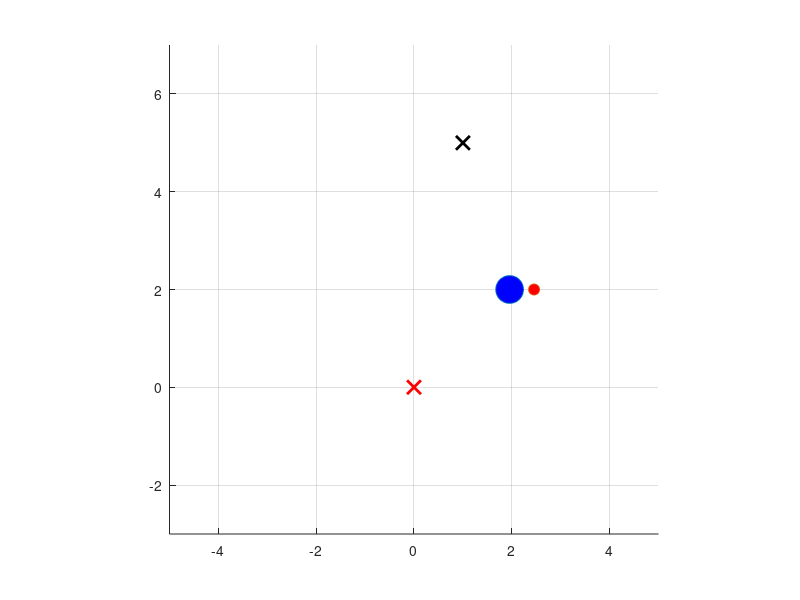

This figure's MATLAB source:
clear;
close all;

dt = 0.02; %%時間刻み=離散時間Tsとして使用
Tfin = 6; %シミュレーション終了時間
t1 = [0:dt:Tfin];

u1 = ones(1,length(t1)) * (-2);
u2 = ones(1,length(t1)) * 1;

zi = zeros(length(t1),3);
zi(1,:) = [1 0 5]; %状態z = [z1, z2, z3]T の初期値を設定

v1 = u1 * cos(atan(zi(1,2)));
v2 = u2 / (cos(atan(zi(1,2))) * cos(atan(zi(1,2))));

k2 = 4;
k3 = 5;

x = zi(1,1) + 0.5 * cos(atan(zi(1,2)));
y = zi(1,3) + 0.5 * sin(atan(zi(1,2)));

hold on
axis equal;
grid on;

axis([-5 5 -3 7])

h = plot(zi(1,1),zi(1,3), 'o', 'MarkerSize' ,20, 'MarkerFaceColor', 'b');

h2 = plot(x,y,'o', 'MarkerSize' ,8, 'MarkerFaceColor', 'r');

plot(1,5,'kx','MarkerSize', 10,'LineWidth',2) % initial point
plot(2,2,'bx','MarkerSize', 10,'LineWidth',2) % changed target point
plot(0,0,'rx','MarkerSize', 10,'LineWidth',2) % origin in a state space

for i = 1:length(t1)-1

    set(h, 'XData', zi(i,1),'YData', zi(i,3));

    set(h2, 'XData', zi(i,1) + 0.5 * cos(atan(zi(i,2))),'YData', zi(i,3) + 0.5 * sin(atan(zi(i,2))));

    drawnow;

    %%%- if output gif, uncomment bellow---%%%
    % F = getframe(gcf);
    % [X,map] = rgb2ind(F.cdata,256); % RGBデータをインデックス付きデータに変更
    % if i==1
    %     % GIFファイルに書き出し
    %     imwrite(X,map,'TimeState_b_change_tgt.gif')
    %     pause(2)
    % else
    %     % 2回目以降は'append'でアニメーションを作成
    %     imwrite(X,map,'TimeState_b_change_target.gif','WriteMode','append')
    % end

    zi(i+1,1) = zi(i,1) + v1(i) * dt; %dz1 = v1(i)dt
    zi(i+1,2) = zi(i,2) + v2(i) * dt; %v2(i)/vi(1)*v1(i)*dt
    zi(i+1,3) = zi(i,3) + zi(i,2) * v1(i) * dt;

    %v1(i+1) = -0.1*zi(i+1,1); %入力v1(=u1cosθ), v1=-λz1で(λ>0の定数)z1を0に収束

    if i > 75
        % v1(i+1) = -1 * zi(i+1,1); %入力v1(=u1cosθ), v1=-λz1で(λ>0の定数)z1を0に収束
        v1(i+1) = -1 * (zi(i+1,1) - 2);
    end

    %入力v2はv1正負で場合分け
    if v1(i+1) > 0
        % v2(i+1) = -k2 * zi(i+1,2) * v1(i+1) - k3 * zi(i+1,3) * v1(i+1); 
        v2(i+1) = -k2 * zi(i+1,2) * v1(i+1) - k3 * (zi(i+1,3) - 2) * v1(i+1); 
    else
        % v2(i+1) = k2 * zi(i+1,2) * v1(i+1) - k3 * zi(i+1,3) * v1(i+1); 
        v2(i+1) = k2 * zi(i+1,2) * v1(i+1) - k3 * (zi(i+1,3) - 2) * v1(i+1); 
    end

end
